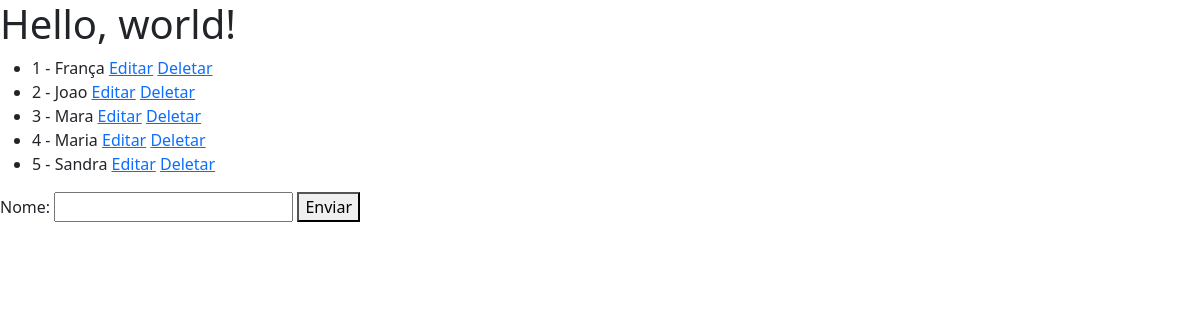
/app_core/, run on an earlier commit of the app's database.
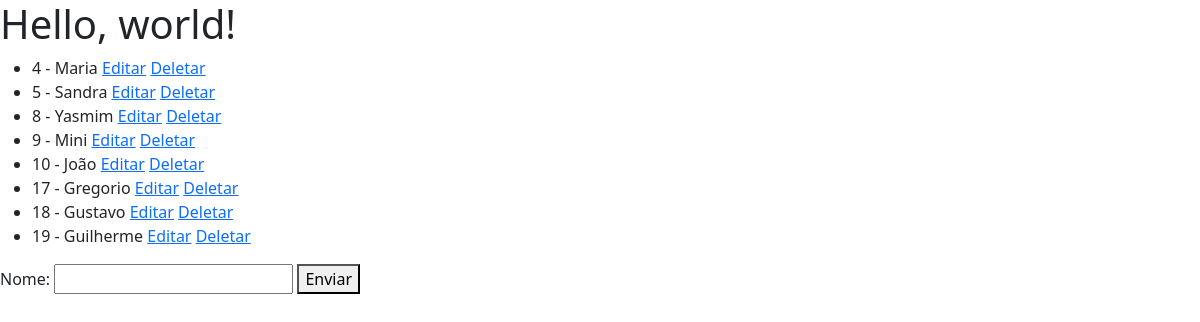
And on a later commit of the database.
### app_core/models.py (models this page shows, shortened)
class Pessoa(models.Model):
    nome = models.CharField(max_length=255)

### app_core/views.py (the view)
# urls.py: path('', home),
def home(request):
    pessoas = Pessoa.objects.all()
    return render(request, 'index.html', {"pessoas": pessoas})

### app_core/templates/index.html (shortened to what this page needs)
<!doctype html>
<html lang="en">
  <head>
    <link href="https://cdn.jsdelivr.net/npm/bootstrap@5.0.2/dist/css/bootstrap.min.css" rel="stylesheet">
  </head>
  <body>
    <h1>Hello, world!</h1>
    <ul>
        {% for pessoa in pessoas %}
            <li>{{pessoa.id}} - {{pessoa.nome}}
            <a href="{% url 'editar' pessoa.id %}">Editar</a>
            <a href="{% url 'delete' pessoa.id %}">Deletar</a></li>
        {% endfor %}
    </ul>
    <form action="{% url 'salvar' %}" method="POST">
        Nome: <input type="text" name="nome">
        <button type="submit"> Enviar </button>
    </form>
  </body>
</html>

What changed in the data, as far as the page shows it:
removed Pessoa: id "1", nome "França"
removed Pessoa: id "2", nome "Joao"
removed Pessoa: id "3", nome "Mara"
added Pessoa: id "8", nome "Yasmim"
added Pessoa: id "9", nome "Mini"
added Pessoa: id "10", nome "João"
added Pessoa: id "17", nome "Gregorio"
added Pessoa: id "18", nome "Gustavo"
added Pessoa: id "19", nome "Guilherme"
